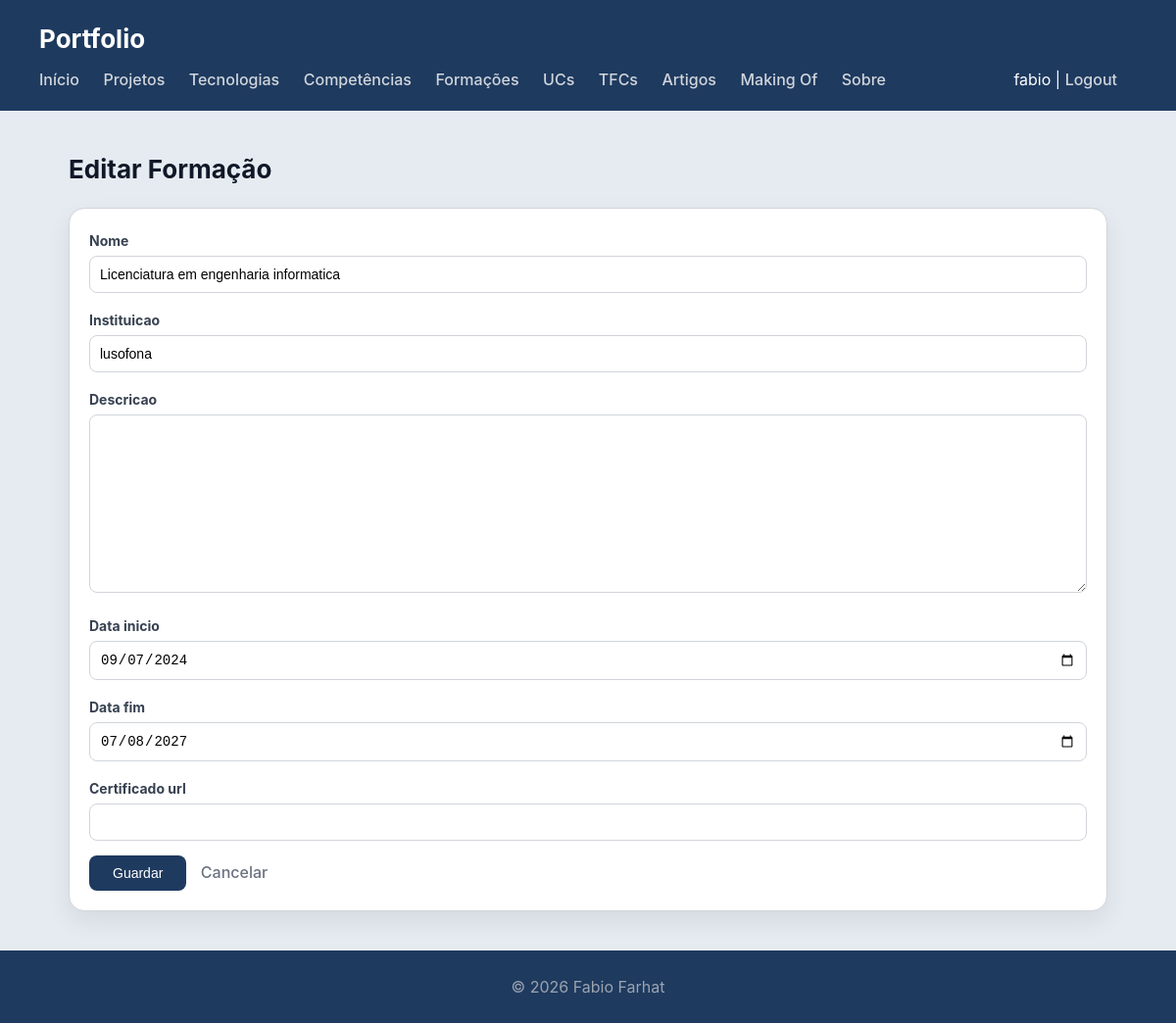
Page /portfolio/formacoes/editar/1/ (signed in) on the committed database.
### portfolio/models.py (models this page shows, shortened)
class Formacao(models.Model):
    nome = models.CharField(max_length=200)
    instituicao = models.CharField(max_length=200)
    descricao = models.TextField(blank=True)  # NOVO
    data_inicio = models.DateField()
    data_fim = models.DateField(blank=True, null=True)
    certificado_url = models.URLField(blank=True)  # NOVO
    class Meta:
        verbose_name = "Formação"
        verbose_name_plural = "Formações"
        ordering = ['-data_inicio']

### portfolio/views.py (the view)
# urls.py: path('formacoes/editar/<int:id>/', views.formacao_editar_view, name="formacao_editar"),
@login_required(login_url='/accounts/login/')
def formacao_editar_view(request, id):
    if not is_gestor(request.user):
        return redirect('portfolio:formacoes')
    formacao = get_object_or_404(Formacao, id=id)
    if request.method == 'POST':
        form = FormacaoForm(request.POST, instance=formacao)
        if form.is_valid():
            form.save()
            return redirect('portfolio:formacoes')
    else:
        form = FormacaoForm(instance=formacao)
    return render(request, 'portfolio/formacao_form.html', {'form': form, 'titulo': 'Editar Formação'})

### portfolio/forms.py
class FormacaoForm(forms.ModelForm):
    class Meta:
        model = Formacao
        fields = ['nome', 'instituicao', 'descricao', 'data_inicio',
                  'data_fim', 'certificado_url']
        widgets = {
            'data_inicio': forms.DateInput(attrs={'type': 'date'}),
            'data_fim': forms.DateInput(attrs={'type': 'date'}),
        }

### portfolio/views.py (called while the page is built)
def is_gestor(user):
    return user.groups.filter(name='gestor-portfolio').exists()

### portfolio/templates/portfolio/formacao_form.html (shortened to what this page needs)
{% extends "portfolio/base.html" %}
{% block content %}
<h2>{{ titulo }}</h2>
<section>
    <article>
        <form method="post">
            {% for field in form %}
                <div style="margin-bottom: 15px;">
                    <label for="{{ field.id_for_label }}"><strong>{{ field.label }}</strong></label><br>
                    {{ field }}
                </div>
            {% endfor %}
            <button type="submit">Guardar</button>
            <a href="{% url 'portfolio:formacoes' %}">Cancelar</a>
        </form>
    </article>
</section>
{% endblock %}

### portfolio/templates/portfolio/base.html (shortened to what this page needs)
<!DOCTYPE html>
<html lang="pt">
<head>
    {% load static %}
    <link rel="stylesheet" href="{% static 'portfolio/styles.css' %}">
</head>
<body>
    <header>
        <h1>Portfolio</h1>
        <nav>
            <a href="{% url 'portfolio:index' %}">Início</a>
            <a href="{% url 'portfolio:projetos' %}">Projetos</a>
            <a href="{% url 'portfolio:tecnologias' %}">Tecnologias</a>
            <a href="{% url 'portfolio:competencias' %}">Competências</a>
            <a href="{% url 'portfolio:formacoes' %}">Formações</a>
            <a href="{% url 'portfolio:ucs' %}">UCs</a>
            <a href="{% url 'portfolio:tfcs' %}">TFCs</a>
            <a href="{% url 'artigos:artigos' %}">Artigos</a>
            <a href="{% url 'portfolio:makingof' %}">Making Of</a>
            <a href="{% url 'portfolio:sobre' %}">Sobre</a>
            {% if user.is_authenticated %}
                <span style="float:right;">
                    {{ user.username }} | <a href="{% url 'accounts:logout' %}">Logout</a>
                </span>
            {% else %}
                <span style="float:right;">
                    <a href="{% url 'accounts:login' %}">Login</a>
                </span>
            {% endif %}
        </nav>
    </header>
    <main>
        {% block content %}
        {% endblock %}
    </main>
    <footer>
        <p>&copy; 2026 Fabio Farhat</p>
    </footer>
</body>
</html>

### portfolio/static/portfolio/styles.css (style rules this page uses)
* { box-sizing: border-box; margin: 0; padding: 0; }
body { font-family: "Inter", "Segoe UI", system-ui, -apple-system, sans-serif; background: #e6ebf2; color: #111827; line-height: 1.5; }
body > header { background: #1e3a5f; color: white; padding: 20px 40px; }
body > header h1 { font-size: 26px; }
body > header nav { margin-top: 10px; }
body > header nav a { color: #d1d5db; margin-right: 20px; text-decoration: none; font-weight: 500; }
main { max-width: 1100px; margin: 40px auto; padding: 0 20px; }
h2 { margin-bottom: 20px; font-size: 26px; }
section > article { background: white; padding: 20px; border-radius: 16px; border: 1px solid #d1d5db; box-shadow: 0 10px 25px rgba(0,0,0,0.08); transition: all 0.25s ease; margin-bottom: 20px; }
article a { color: #1e3a5f; font-weight: 500; }
form label { font-size: 14px; color: #374151; }
form input, form textarea, form select { width: 100%; padding: 10px; border: 1px solid #d1d5db; border-radius: 8px; font-size: 14px; margin-top: 4px; }
form textarea { min-height: 100px; }
form button[type="submit"] { display: inline-block; padding: 10px 24px; background: #1e3a5f; color: white; border: none; border-radius: 8px; font-size: 14px; font-weight: 500; cursor: pointer; margin-right: 10px; transition: background 0.2s; }
form a { color: #6b7280; text-decoration: none; }
footer { text-align: center; padding: 25px; background: #1e3a5f; color: #9ca3af; margin-top: 40px; }

### rows in the picture
Formacao: form "Licenciatura em engenharia informatica" "lusofona" "09/07/2024" "07/08/2027"

### other values in the picture
{{ user.username }} "fabio"
{{ titulo }} "Editar Formação"
{{ field.label }} "Nome" "Instituicao" "Descricao" "Data inicio" "Data fim" "Certificado url"
